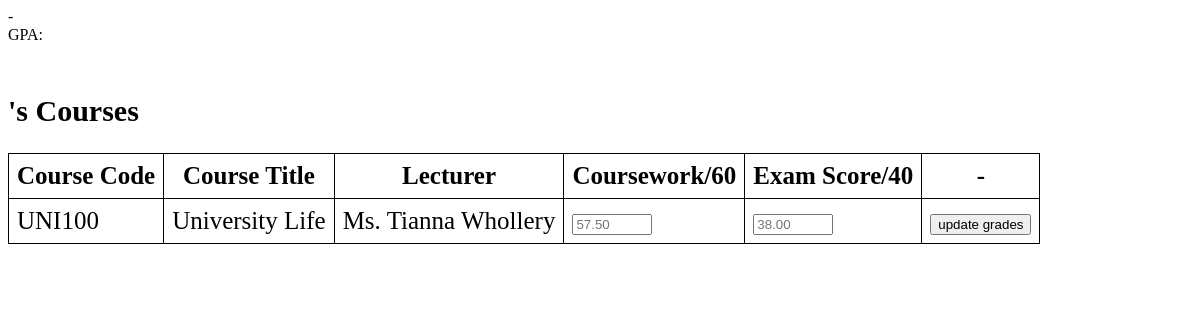
Page /editgrades.php?id=5 on the committed database.
### tables this page shows
create table Students
(
	studentID int auto_increment,
    fname varchar(20) not null,
    mname varchar(25) not null,
    lname varchar(20) not null,    
	Semail varchar(50) not null,
    Pemail varchar(50),    
    address varchar(60) not null,
    Mtele varchar(12) not null,
    Htele varchar(12) not null,
    Wtele varchar(12) not null,    
	nextOfKin varchar(50) not null,
    nextOfKinContact varchar(12) not null,    
    program varchar(20) not null,
    GPA float(3,2) default 0.0,
    primary key (studentID)   
) auto_increment = 20241000;

create table Courses
(
	coursecode varchar(10) not null,
	coursetitle varchar(30) not null,
    coursecredits int not null,
    coursedegreelevel varchar(20) not null,    
    primary key (coursecode)
);

create table Lecturers
(
	lecturerID int not null,
	title varchar(10) not null,
    fname varchar(20) not null,
    lname varchar(20) not null,    
	department varchar(20) not null,
    position varchar(20),    
    primary key (lecturerID)   
);

create table Enrolment
(
	enrolmentNo int auto_increment,
    enrolmentSectionCode int not null,
    enrolmentStudentID int not null,
    enrolmentCourseWorkGrade float(4,2) default 0.0,
    enrolmentFinalExamORProjectGrade float(4,2) default 0.0,
    enrolmentFinalGrade float(4,2),
    primary key (enrolmentNo,enrolmentSectionCode,enrolmentStudentID),
    foreign key (enrolmentSectionCode) references Course_Schedule(courseScheduleSection),
    foreign key (enrolmentStudentID) references Students(studentID)
);

### editgrades.php (the view, shortened to what this page needs)
<?php
	include "connect.php";
?>
<!DOCTYPE html>
<html>
    <head>
    </head>
    <body>
        <?php
        function QUERY()
        {
            $data="select * from Students, Grades, Enrolment, Course_Schedule, Courses, Lecturers
            where gradeScaleHigh >= enrolmentFinalGrade
            and gradeScaleLow <= enrolmentFinalGrade
            and Enrolment.enrolmentStudentID = Students.studentID
            and Enrolment.enrolmentSectionCode = Course_Schedule.courseScheduleSection
            and Course_Schedule.courseScheduleCode = Courses.coursecode
            and Lecturers.lecturerID = Course_Schedule.courseScheduleLecturerID
            and enrolmentNo = $_GET[id]";
            return $data;
        }
        echo $_SESSION['studentID']."- ".$_SESSION['fname']." ".$_SESSION['lname']."<br>GPA: ".$_SESSION['GPA'];
        $result=mysqli_query($connection,QUERY()) or die('Error query not working');
        if($result->num_rows>0)
        {
            echo "<h2>$_SESSION[studentID]'s Courses</h2>"
            ."<span style='color:black;font-size:25px;'>"
            ."<table id='table1'>"
            ."<tr><th>Course Code</th><th>Course Title</th><th>Lecturer</th><th>Coursework/60</th><th>Exam Score/40</th><th>-</th></tr>";
            while($row=$result->fetch_assoc())
            {
                echo"<tr><td>$row[coursecode]</td><td>$row[coursetitle]</td><td>$row[title] $row[fname] $row[lname]</td>"
                ."<td><form action='updateGrades.php?id=$_GET[id]&coursework=$row[enrolmentCourseWorkGrade]&exam=$row[enrolmentFinalExamORProjectGrade]' method='POST'><input type='number' name='coursework' min='0' max='60' step='.01' placeholder='$row[enrolmentCourseWorkGrade]'></td>"
                ."<td><input type='number' name='exam' min='0' max='40' step='.01' placeholder='$row[enrolmentFinalExamORProjectGrade]'></td>";
            }
            echo "<td>"
            ."<input type ='submit' name='submit' value='update grades'></form></td>"
            ."</tr></table></span>";
        }
        else
        {
            echo "NO COURSE GRADES TO EDIT";
        }
        ?>
    </body>
</html>

### editgrades.php (style rules this page uses)
#table1, th, td { border: 1px solid black; border-collapse: collapse; padding: 0.5rem; }
h2 { font-size: 30px; padding-top: 25px; }
span { font-size: 30px; color:red; }

### rows in the picture
students: courses.coursecode "UNI100", courses.coursetitle "University Life", lecturers.title "Ms.", lecturers.fname "Tianna", lecturers.lname "Whollery", coursework "57.50", exam "38.00"
